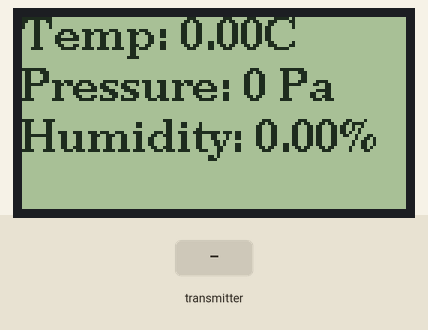
The sketch below on a simulated Arduino Uno, built with avr-gcc and run on an emulated ATmega328P. Parts: 128×64 one-colour display. The test bench sets the inputs (shaded band). No radio packets arrive unless stated; what the sketch prints to the serial monitor is not drawn.

Above: at 2.0 s.
2.1 s: the transmitter starts sending temperature = 25
At 3.3 s:
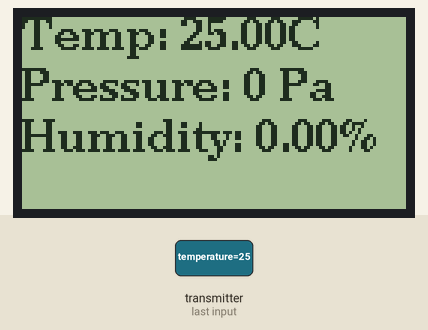
3.7 s: the transmitter starts sending humidity = 25
At 5.0 s:
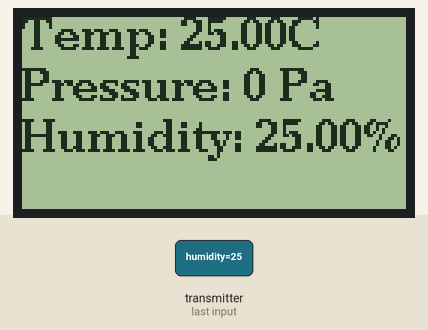
5.3 s: the transmitter starts sending pressure = 1
At 6.7 s:
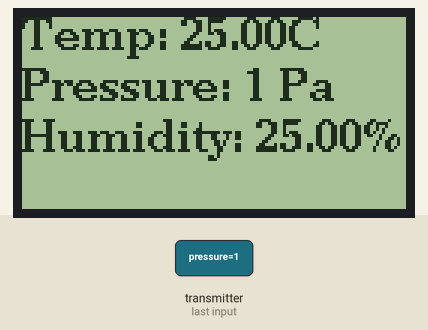
7.0 s: the transmitter starts sending temperature = 0
At 8.2 s:
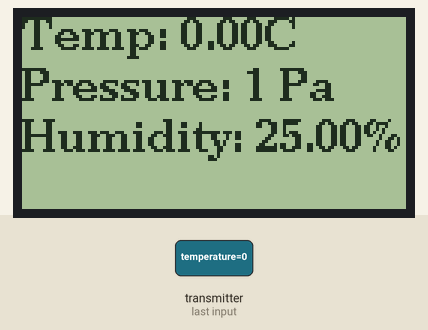
8.6 s: the transmitter starts sending humidity = 0
At 9.7 s:
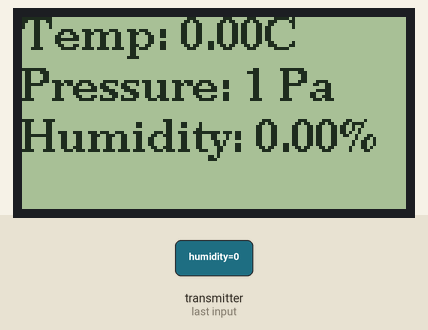
10.3 s: the transmitter starts sending temperature = 50
At 11.4 s:
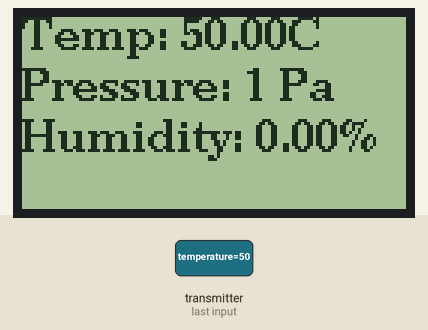
Timing chart, 0 to 12.9 s (numbered marks = the images above; inputs shaded):
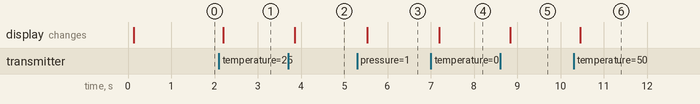

Measured:
- after the input at 2.1 s, the display: changes after 0.10 s (image 1)
- after the input at 3.7 s, the display: changes after 0.15 s (image 2)
- after the input at 5.3 s, the display: changes after 0.23 s (image 3)
- after the input at 7.0 s, the display: changes after 0.20 s (image 4)
- after the input at 8.6 s, the display: changes after 0.24 s (image 5)
- after the input at 10.3 s, the display: changes after 0.15 s (image 6)

The sketch:

arduino_nrf24l01_serial.ino
```cpp
#include <nRF24L01.h>
#include <RF24.h>
#include <U8g2lib.h>

U8G2_ST7920_128X64_1_SW_SPI u8g2(U8G2_R0, 6, 3, 5);
RF24 radio(7, 8); // CE, CSN

const byte address[6] = "12345";

struct MeteoState
{
  float temperature;
  float humidity;
  uint32_t pressure;
} state = {};
#define METEO_STATE_DATA_SIZE 12

String lastMessage;
bool messageEnded = false;

void printState()
{
  String tempString = "Temp: ";
  tempString += String(state.temperature);
  tempString += "°C";
  String pressureString = "Pressure: ";
  pressureString += String(state.pressure);
  pressureString += " Pa";
  String humidityString = "Humidity: ";
  humidityString += state.humidity;
  humidityString += "%";
  u8g2.firstPage();
  do {
    u8g2.setFont(u8g2_font_ncenB10_tr);
    u8g2.drawStr(0, 11, tempString.c_str());
    u8g2.drawStr(0, 28, pressureString.c_str());
    u8g2.drawStr(0, 45, humidityString.c_str());
    u8g2.drawStr(0, 62, lastMessage.c_str());
    u8g2.sendBuffer();
  } while ( u8g2.nextPage() );
}

void setup()
{
  // put your setup code here, to run once:
  Serial.begin(115200);
  radio.begin();
  radio.openReadingPipe(0, address);
  radio.setPALevel(RF24_PA_MIN);
  radio.startListening();
  u8g2.begin();
  printState();
}

void loop()
{
  // put your main code here, to run repeatedly:
  bool needPrintState = false;
  while (Serial.available())
  {
    int symbol = Serial.read();
    switch (symbol)
    {
      case -1:
      case '\n':
      case '\r':
        messageEnded = true;
        break;
      default:
        if (messageEnded)
        {
          lastMessage = String();
          messageEnded = false;
        }
        lastMessage += (char)symbol;
    }
    needPrintState = true;
  }
  if (radio.available())
  {
    radio.read(&state, METEO_STATE_DATA_SIZE);
    const byte* data = (const byte*)&state;
    for (unsigned int i = 0; i < METEO_STATE_DATA_SIZE; ++i)
    {
      Serial.write(data[i]);
    }
    needPrintState = true;
  }
  if (needPrintState)
  {
    printState();
  }
}
```
